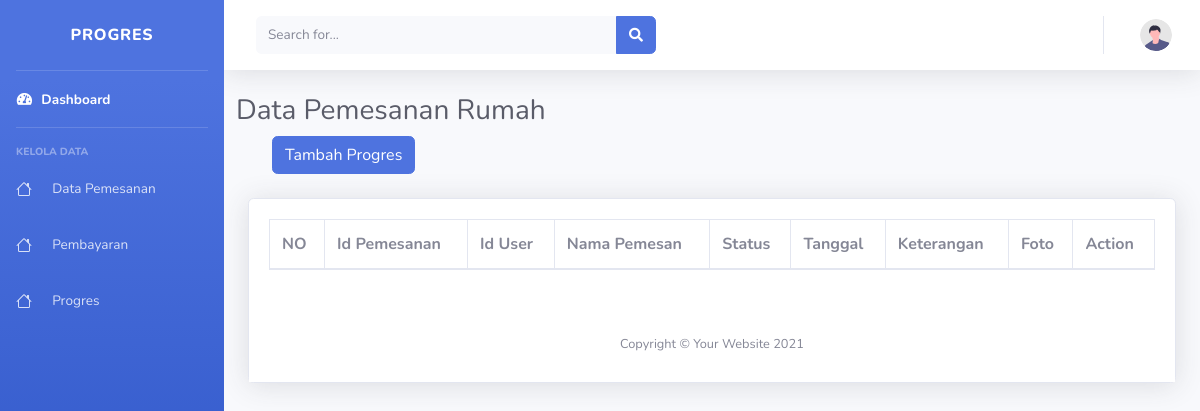
Page /admin/progres.php on the earlier database version.
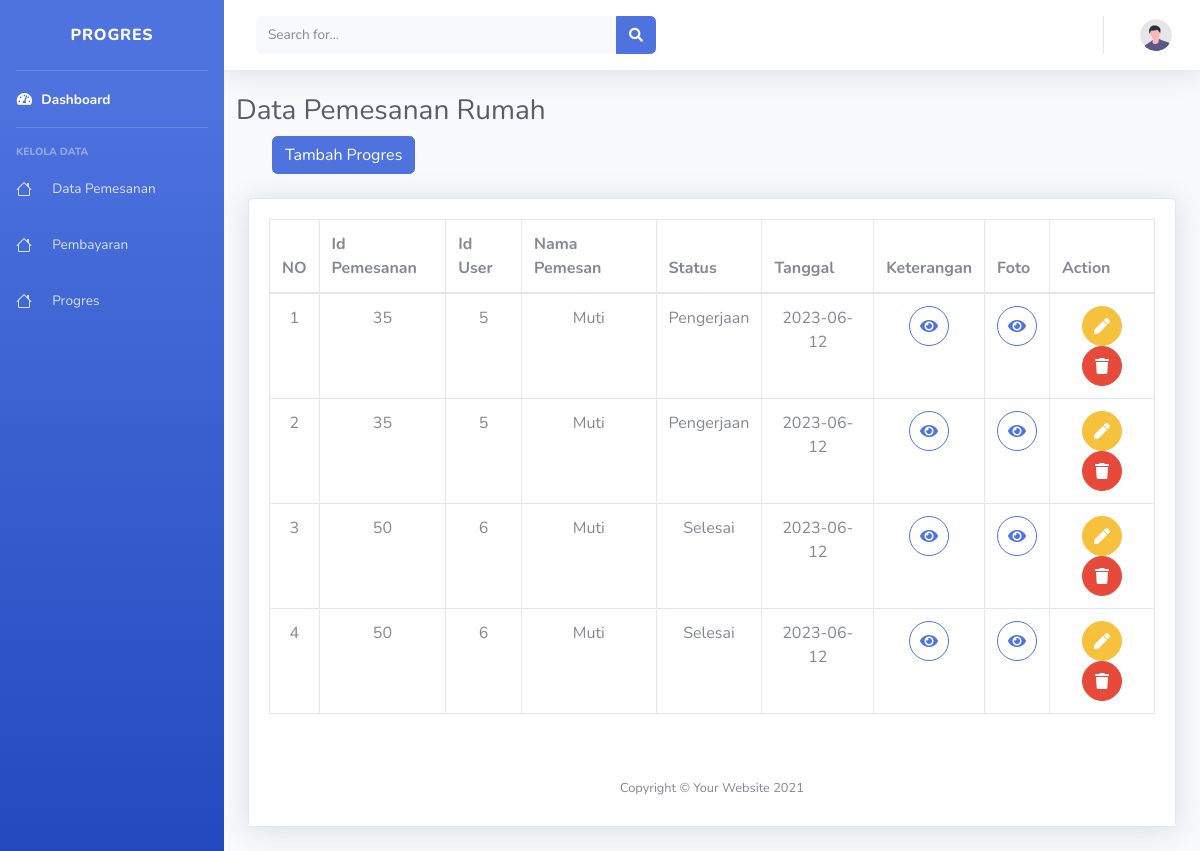
Same page on the later database version.
### tables this page shows
CREATE TABLE `proggres` (
  `id` int(2) NOT NULL,
  `id_pemesanan` int(2) NOT NULL,
  `id_user` int(2) NOT NULL,
  `status` enum('Pengerjaan','Selesai','','') NOT NULL,
  `keterangan` text NOT NULL,
  `foto` text NOT NULL,
  `tanggal` date NOT NULL DEFAULT current_timestamp()
);

CREATE TABLE `pemesanan_rumah` (
  `id_pemesanan_rumah` int(11) NOT NULL,
  `nama_pemesan` varchar(100) NOT NULL,
  `alamat` varchar(100) NOT NULL,
  `no_telp_pemesan` varchar(15) NOT NULL,
  `id_cluster` int(11) NOT NULL,
  `tgl_pemesanan` date NOT NULL,
  `fotocopy_ktp` varchar(100) NOT NULL,
  `jenis_pembayaran` varchar(100) NOT NULL,
  `jml_cicilan_dp` int(100) NOT NULL,
  `jml_cicilan_inhouse` int(100) NOT NULL,
  `id_user` int(11) NOT NULL
);

### admin/progres.php (the view, shortened to what this page needs)
<?php
require('../koneksi.php');
$userName = $_SESSION['name']; ?>
<!DOCTYPE html>
<html lang="en">
<head>
  <link href="vendor/fontawesome-free/css/all.min.css" rel="stylesheet" type="text/css">
  <link href="css/sb-admin-2.min.css" rel="stylesheet">
  <link href="vendor/datatables/dataTables.bootstrap4.min.css" rel="stylesheet">
</head>
<body id="page-top">
  <div id="wrapper">
    <ul class="navbar-nav bg-gradient-primary sidebar sidebar-dark accordion" id="accordionSidebar">
      <a class="sidebar-brand d-flex align-items-center justify-content-center" href="index.php">
        <div class="sidebar-brand-text mx-3">Progres</div>
      </a>
      <hr class="sidebar-divider my-0">
      <li class="nav-item active">
        <a class="nav-link" href="index-keuangan.php">
          <i class="fas fa-fw fa-tachometer-alt"></i>
          <span>Dashboard</span></a>
      </li>
      <hr class="sidebar-divider">
      <div class="sidebar-heading">
        Kelola Data
      </div>
      <li class="nav-item">
        <a class="nav-link" href="list-pemesanan.php">
          <span class="ml-3">Data Pemesanan</span></a>
      </li>
      <li class="nav-item">
        <a class="nav-link" href="pembayaran.php">
          <span class="ml-3">Pembayaran</span></a>
      </li>
      <li class="nav-item">
        <a class="nav-link" href="pembayaran.php">
          <span class="ml-3">Progres</span></a>
      </li>
    </ul>
    <div id="content-wrapper" class="d-flex flex-column">
      <div id="content">
        <nav class="navbar navbar-expand navbar-light bg-white topbar mb-4 static-top shadow">
          <form class="d-none d-sm-inline-block form-inline mr-auto ml-md-3 my-2 my-md-0 mw-100 navbar-search">
            <div class="input-group">
              <input type="text" class="form-control bg-light border-0 small" placeholder="Search for..." aria-label="Search" aria-describedby="basic-addon2">
              <div class="input-group-append">
                <button class="btn btn-primary" type="button">
                  <i class="fas fa-search fa-sm"></i>
                </button>
              </div>
            </div>
          </form>
          <ul class="navbar-nav ml-auto">
            <li class="nav-item dropdown no-arrow">
              <a class="nav-link dropdown-toggle" href="#" id="userDropdown" role="button" data-toggle="dropdown" aria-haspopup="true" aria-expanded="false">
                <img class="img-profile rounded-circle" src="img/undraw_profile.svg">
              </a>
            </li>
          </ul>
        </nav>
        <div class="container-fluid">
                <div class="row">
                  <h1 class="h3 mb-2 text-gray-800">Data Pemesanan Rumah</h1>
                </div>
                <a href='#'><button data-modal-target="#modal-add" type="button" class="btn btn-primary ml-4">Tambah Progres</button></a>
                <div class="card shadow mb-4 mt-4">
                  <div class="card-body">
                    <div class="table-responsive">
                      <table class="table table-bordered" id="dataTable" width="100%" cellspacing="0">
                        <thead>
                          <tr>
                            <th>NO</th>
                            <th>Id Pemesanan</th>
                            <th>Id User</th>
                            <th>Nama Pemesan</th>
                            <th>Status</th>
                            <th>Tanggal</th>
                            <th>Keterangan</th>
                            <th>Foto</th>
                            <th>Action</th>
                          </tr>
                        </thead>
                        <tbody>
                          <?php
                          $query_mysql2 = mysqli_query($koneksi, "SELECT pemesanan_rumah.nama_pemesan, proggres.id_user, proggres.tanggal, proggres.id, proggres.id_pemesanan, proggres.status, proggres.keterangan, proggres.foto FROM proggres INNER JOIN pemesanan_rumah ON pemesanan_rumah.id_pemesanan_rumah=proggres.id_pemesanan");
                          $no = 1;
                          while ($item = mysqli_fetch_array($query_mysql2)) {
                          ?>
                            <tr class="text-center">
                              <td><?php echo $no++ ?></td>
                              <td><?php echo $item['id_pemesanan']; ?></td>
                              <td><?php echo $item['id_user']; ?></td>
                              <td><?php echo $item['nama_pemesan']; ?></td>
                              <td><?php echo $item['status']; ?></td>
                              <td><?php echo $item['tanggal']; ?></td>
                              <td>
                                <div class="align-items-center">
                                  <button data-modal-target="#modal-keterangan<?php echo $item['id'] ?>" class="btn btn-outline-primary btn-circle"><i class="fa fa-eye"></i></button>
                                </div>
                              </td>
                              <td>
                                <div class="align-items-center">
                                  <button data-modal-target="#modal-foto<?php echo $item['id'] ?>" class="btn btn-outline-primary btn-circle"><i class="fa fa-eye"></i></button>
                                </div>
                              </td>
                              <td>
                                <div class="align-items-center">
                                <button data-modal-target="#modal-edit<?php echo $item['id']?>" class="btn btn-warning btn-circle"><i class="fa fa-pen"></i></button>
                                <button data-modal-target="#modal-delete<?php echo $item['id']?>" class="btn btn-danger btn-circle"><i class="fa fa-trash"></i></button>
                              </div>
              </td>
                    </div>
                  </div>
                </div>
              </div>
                </div>
            <?php
          }
          ?>
          </tbody>
        </table>
      </div>
        </div>
        <footer class="sticky-footer bg-white">
          <div class="container my-auto">
            <div class="copyright text-center my-auto">
              <span>Copyright &copy; Your Website 2021</span>
            </div>
          </div>
        </footer>
      </div>
    </div>
</body>
</html>

Differences in the rows shown:
added proggres: id_pemesanan "35", id_user "5", id_pemesanan.nama_pemesan "Muti", status "Pengerjaan", tanggal "2023-06-12"
added proggres: id_pemesanan "35", id_user "5", id_pemesanan.nama_pemesan "Muti", status "Pengerjaan", tanggal "2023-06-12"
added proggres: id_pemesanan "50", id_user "6", id_pemesanan.nama_pemesan "Muti", status "Selesai", tanggal "2023-06-12"
added proggres: id_pemesanan "50", id_user "6", id_pemesanan.nama_pemesan "Muti", status "Selesai", tanggal "2023-06-12"
